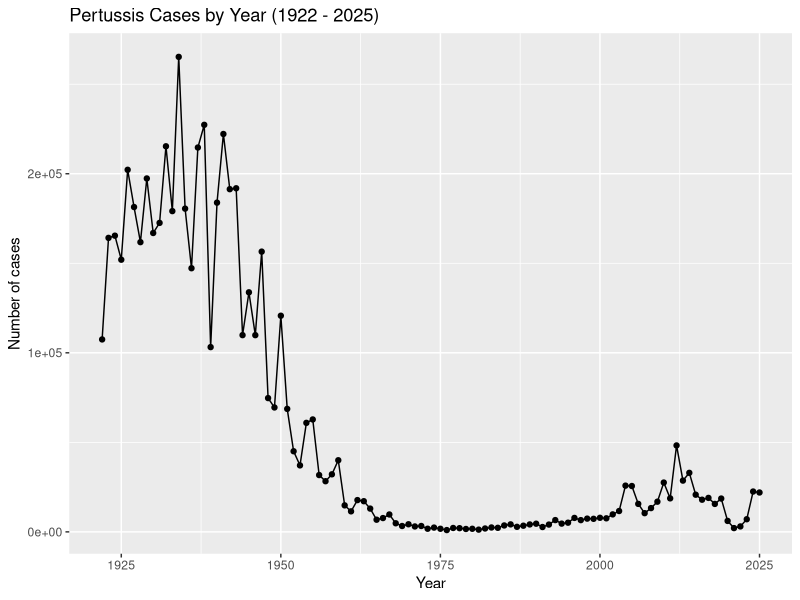
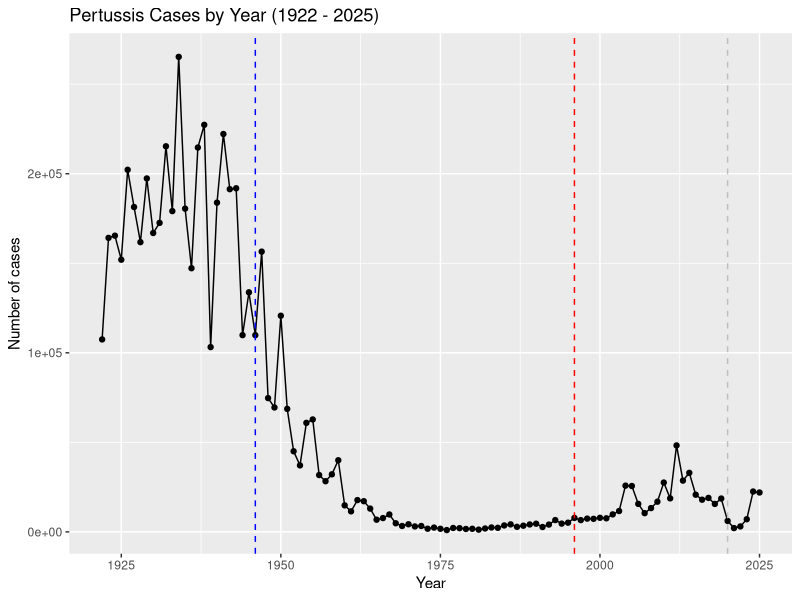

R code for these plots, in order: (Note: this script raises an error after producing the figures.)
## ---- chunk 1
cdc <- data.frame(
  year = c(1922L,1923L,1924L,1925L,
           1926L,1927L,1928L,1929L,1930L,1931L,
           1932L,1933L,1934L,1935L,1936L,
           1937L,1938L,1939L,1940L,1941L,1942L,
           1943L,1944L,1945L,1946L,1947L,
           1948L,1949L,1950L,1951L,1952L,
           1953L,1954L,1955L,1956L,1957L,1958L,
           1959L,1960L,1961L,1962L,1963L,
           1964L,1965L,1966L,1967L,1968L,1969L,
           1970L,1971L,1972L,1973L,1974L,
           1975L,1976L,1977L,1978L,1979L,1980L,
           1981L,1982L,1983L,1984L,1985L,
           1986L,1987L,1988L,1989L,1990L,
           1991L,1992L,1993L,1994L,1995L,1996L,
           1997L,1998L,1999L,2000L,2001L,
           2002L,2003L,2004L,2005L,2006L,2007L,
           2008L,2009L,2010L,2011L,2012L,
           2013L,2014L,2015L,2016L,2017L,2018L,
           2019L,2020L,2021L,2022L,2023L,2024L, 2025L),
  cases = c(107473,164191,165418,152003,
            202210,181411,161799,197371,
            166914,172559,215343,179135,265269,
            180518,147237,214652,227319,103188,
            183866,222202,191383,191890,109873,
            133792,109860,156517,74715,69479,
            120718,68687,45030,37129,60886,
            62786,31732,28295,32148,40005,
            14809,11468,17749,17135,13005,6799,
            7717,9718,4810,3285,4249,3036,
            3287,1759,2402,1738,1010,2177,2063,
            1623,1730,1248,1895,2463,2276,
            3589,4195,2823,3450,4157,4570,
            2719,4083,6586,4617,5137,7796,6564,
            7405,7298,7867,7580,9771,11647,
            25827,25616,15632,10454,13278,
            16858,27550,18719,48277,28639,32971,
            20762,17972,18975,15609,18617,
            6124,2116,3044,7063,22538,21996)
)
## ---- chunk 2
library(ggplot2)

ggplot(cdc) + 
  aes(year, cases) + 
  geom_point() + 
  geom_line() + 
  labs(x = "Year", y = "Number of cases", title = "Pertussis Cases by Year (1922 - 2025)")
## ---- chunk 3
ggplot(cdc) + 
  aes(year, cases) + 
  geom_point() + 
  geom_line() + 
  labs(x = "Year", y = "Number of cases", 
       title = "Pertussis Cases by Year (1922 - 2025)") +
  geom_vline(xintercept = 1946, col = "blue", lty = 2) + 
  geom_vline(xintercept = 1996, col = "red", lty = 2) + 
  geom_vline(xintercept = 2020, col = "gray", lty = 2)
## ---- chunk 4
library(jsonlite)
subject <- read_json("https://www.cmi-pb.org/api/v5_1/subject", 
                     simplifyVector = TRUE)
head(subject)
## ---- chunk 5
table(subject$infancy_vac)
## ---- chunk 6
table(subject$biological_sex)
## ---- chunk 7
table(subject$race, subject$biological_sex)
## ---- chunk 8
library(lubridate)
## ---- chunk 9
today()

today() - ymd("2000-01-01")
## ---- chunk 10
time_length( today() - ymd("2000-01-01"),  "years")
## ---- chunk 11
library(dplyr)

subject$age <- today() - ymd(subject$year_of_birth)

ap <- subject |> filter(infancy_vac == "aP")

round( summary( time_length( ap$age, "years" ) ) )
## ---- chunk 12
wp <- subject %>% filter(infancy_vac == "wP")
round( summary( time_length( wp$age, "years" ) ) )
## ---- chunk 13
t.test(ap$age, wp$age)
## ---- chunk 14
int <- ymd(subject$date_of_boost) - ymd(subject$year_of_birth)
age_at_boost <- time_length(int, "year")
head(age_at_boost)
## ---- chunk 15
ggplot(subject) +
  aes(time_length(age, "year"),
      fill=as.factor(infancy_vac)) +
  geom_histogram(show.legend=FALSE) +
  facet_wrap(vars(infancy_vac), nrow=2) +
  xlab("Age in years")
## ---- chunk 16
x <- t.test(time_length( wp$age, "years" ),
       time_length( ap$age, "years" ))

x$p.value
## ---- chunk 17
specimen <- read_json("https://www.cmi-pb.org/api/v5_1/specimen",
                      simplifyVector = TRUE)
ab_titer <- read_json("https://www.cmi-pb.org/api/v5_1/plasma_ab_titer",
                      simplifyVector = TRUE)
## ---- chunk 18
head(specimen)
## ---- chunk 19
head(ab_titer)
## ---- chunk 20
library(dplyr)
meta <- inner_join(subject, specimen)
dim(meta)
head(meta)
## ---- chunk 21
abdata <- inner_join(ab_titer, meta)
head(abdata)
## ---- chunk 22
table(abdata$isotype)
## ---- chunk 23
table(abdata$antigen)
## ---- chunk 24
igg <- abdata |> filter(isotype == "IgG")

head(igg)
## ---- chunk 25
ggplot(igg) +
  aes(MFI_normalised, antigen) + 
  geom_boxplot()
## ---- chunk 26
ggplot(igg) +
  aes(MFI_normalised, antigen) +
  geom_boxplot() + 
    xlim(0,75) +
  facet_wrap(vars(visit), nrow=2)
## ---- chunk 27
ggplot(igg) +
  aes(MFI_normalised, antigen, col=infancy_vac) + 
  geom_boxplot()
## ---- chunk 28
ggplot(igg) +
  aes(MFI_normalised, antigen, col=infancy_vac ) +
  geom_boxplot(show.legend = FALSE) + 
  facet_wrap(vars(visit), nrow=2) +
  xlim(0,75) +
  theme_bw()
## ---- chunk 29
igg %>% filter(visit != 8) %>%
ggplot() +
  aes(MFI_normalised, antigen, col=infancy_vac ) +
  geom_boxplot(show.legend = FALSE) + 
  xlim(0,75) +
  facet_wrap(vars(infancy_vac, visit), nrow=2)
## ---- chunk 30
ggplot(igg) +
  aes(MFI_normalised, antigen, col=infancy_vac) + 
  geom_boxplot() +
  facet_wrap(~infancy_vac)
## ---- chunk 31
ggplot(igg) +
  aes(MFI_normalised, antigen, col=infancy_vac) + 
  geom_boxplot() +
  facet_wrap(~visit)
## ---- chunk 32
filter(igg, antigen=="OVA") %>%
  ggplot() +
  aes(MFI_normalised, col=infancy_vac) +
  geom_boxplot(show.legend = FALSE) +
  facet_wrap(vars(visit)) +
  theme_bw()
## ---- chunk 33
filter(igg, antigen=="PT") %>%
  ggplot() +
  aes(MFI_normalised, col=infancy_vac) +
  geom_boxplot(show.legend = FALSE) +
  facet_wrap(vars(visit)) +
  theme_bw()
## ---- chunk 34
filter(igg, antigen=="FIM2/3") %>%
  ggplot() +
  aes(MFI_normalised, col=infancy_vac) +
  geom_boxplot(show.legend = FALSE) +
  facet_wrap(vars(visit)) +
  theme_bw()
## ---- chunk 35
# Filter to 2021 Dataset

ab.PT.21 <- abdata |> filter(dataset == "2021_dataset", 
                              isotype == "IgG",  antigen == "PT")
  
ggplot(ab.PT.21) +
  aes(x=planned_day_relative_to_boost,
      y=MFI_normalised,
      col=infancy_vac,
      group=subject_id) +
  geom_point() +
  geom_line(alpha = 0.2) +

  # Line of Fit for aP and wP groups
  geom_smooth(aes(group = infancy_vac, col = infancy_vac), 
              se = FALSE, 
              span = 0.3) + 
  
  geom_vline(xintercept=0, linetype="dashed") +
  geom_vline(xintercept=14, linetype="dashed") +
  labs(title="2021 dataset IgG PT",
       subtitle = "Dashed lines indicate day 0 (pre-boost) and 14 (apparent peak levels)") 
## ---- chunk 36
# Filter to 2020 Dataset

ab.PT.20 <- abdata |> filter(dataset == "2020_dataset", 
                              isotype == "IgG",  antigen == "PT")
  
ggplot(ab.PT.20) +
  aes(x=planned_day_relative_to_boost,
      y=MFI_normalised,
      col=infancy_vac,
      group=subject_id) +
  geom_point() +
  geom_line(alpha = 0.2) +
  geom_vline(xintercept=0, linetype="dashed") +
  geom_vline(xintercept=14, linetype="dashed") +
  labs(title="2020 dataset IgG PT",
       subtitle = "Dashed lines indicate day 0 (pre-boost) and 14 (apparent peak levels)") 
## ---- chunk 37
url <- "https://www.cmi-pb.org/api/v2/rnaseq?versioned_ensembl_gene_id=eq.ENSG00000211896.7"

rna <- read_json(url, simplifyVector = TRUE) 
## ---- chunk 38
#meta <- inner_join(specimen, subject)
ssrna <- inner_join(rna, meta)
## ---- chunk 39
ggplot(ssrna) +
  aes(visit, tpm, group=subject_id) +
  geom_point() +
  geom_line(alpha=0.2)
## ---- chunk 40
ggplot(ssrna) +
  aes(tpm, col=infancy_vac) +
  geom_boxplot() +
  facet_wrap(vars(visit))
## ---- chunk 41
ssrna %>%  
  filter(visit==4) %>% 
  ggplot() +
    aes(tpm, col=infancy_vac) + geom_density() + 
    geom_rug() 
